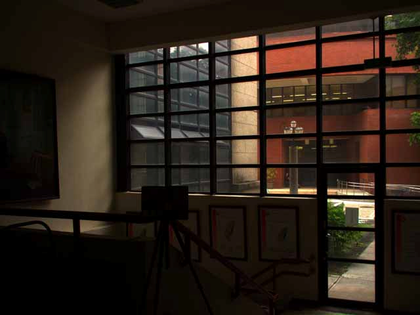
%> input picture win.png, 420 x 315 px, shrunk from 640 x 480 before the run
$ octave clahe.m   (GNU Octave 9; MATLAB toolbox functions it lacks are replaced by stand-ins)
%> lines starting %> are read from the running program, lines starting %| are printed output that depends on the picture

clear;
close all;
clc;

%直方图均衡化

alpha = 0.010;

original = imread('win.png');
%> original is the input picture: size 315x420x3 uint8; mean R, G, B 43.8, 33.2, 24.3
original = rgb2ycbcr(original);
%> original: size 315x420x3 uint8; mean of channels 1, 2, 3 46.4, 122.5, 133.3
original = original(:,:,1);
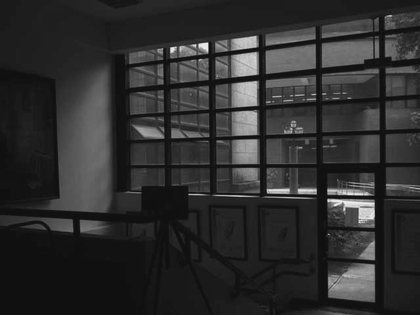
%> original: size 315x420 uint8; min 16, max 235, mean 46.4
figure,imshow(original);
title('original');
[h w] = size(original);
%> h = 315; w = 420

%直方图统计
p = zeros(1,256);
for i = 1:256
   p(i) = sum(sum(original(:) == (i-1)));
end
%> after the loop, p = 256 values, max 12590 at index 17, min 0 at index 1, mean 516.8


% [9 lines of commented-out code are left out]

th = w*h*alpha;
%> th = 1323
hh = p;
%> hh has the same summary as p
index = find(p > th);
%> index = 23 values from 17 to 39
over = sum((p(index)-th));
%> over = 50504
hh(index) = th;
hh = hh + over/length(hh);
%> hh = 256 values, max 1520.3 at index 17, min 197.3 at index 1, mean 516.8
figure,bar(p);
%> after `bar(p)`:
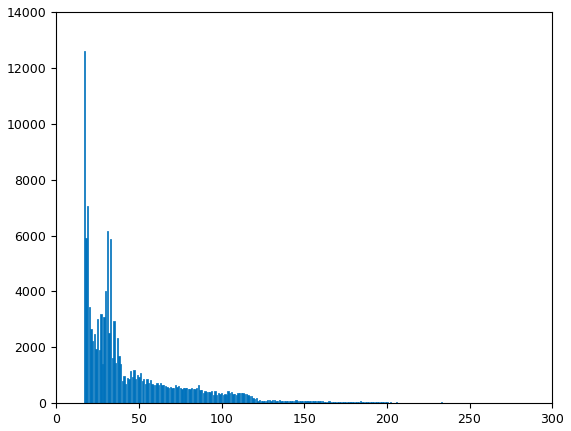
%> figure redrawn from the program's plot data; tallest bar 12590 high, from x = 16.6 to 17.4
figure,bar(hh);
%> after `bar(hh)`:
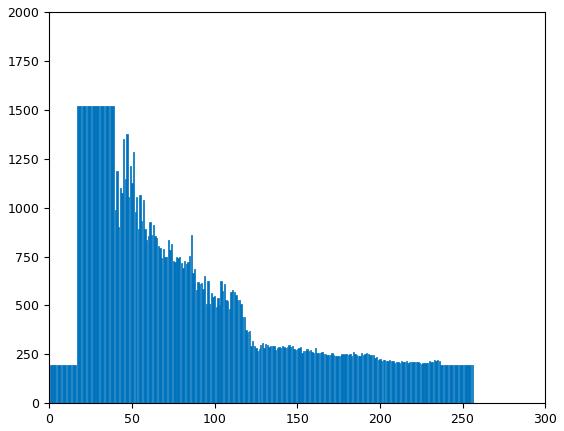
%> figure redrawn from the program's plot data; tallest bar 1520.3 high, from x = 16.6 to 17.4


p = double(p);
p = p./(h*w);
%> p = 256 values, max 0.0952 at index 17, min 0 at index 1, mean 0.00391
figure;
bar(p);hold on;%这里直接bar(p)会导致横坐标与灰度值差1
% axis([0 255 0 0.12]);
title('histogram');
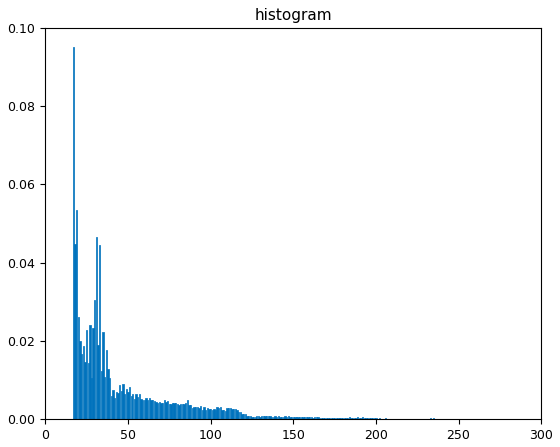
%> figure redrawn from the program's plot data; tallest bar 0.0952 high, from x = 16.6 to 17.4

% 直方图均衡化
s = zeros(1,256);
for i = 1:256
     s(i) = sum(hh(1:i)/(w*h))*255;
end
%> after the loop, s = 256 values from 0.38 to 255
figure,bar(s);
%> after `bar(s)`:
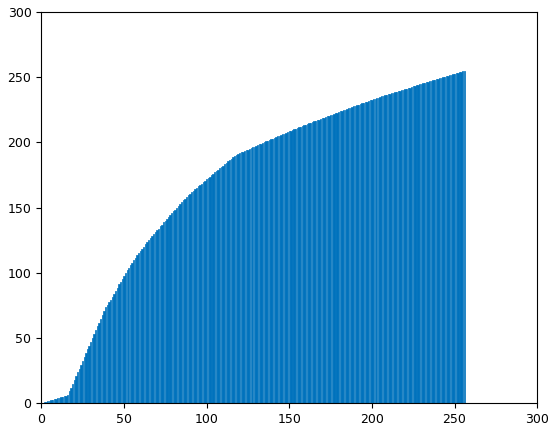
%> figure redrawn from the program's plot data; tallest bar 255 high, from x = 255.6 to 256.4
s = uint8(s);
%> s = 256 values from 0 to 255
for i = 1:h
    for j = 1:w
        original(i,j) = s(original(i,j)+1);
    end
end
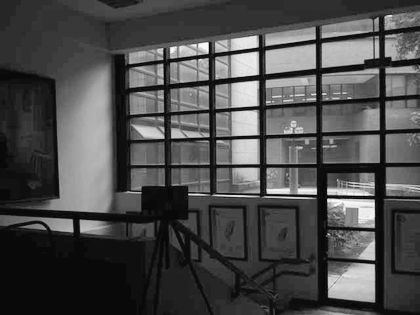
%> original: size 315x420 uint8; min 9, max 247, mean 75.3
figure;
imshow(original);hold on;
title('process');
p = zeros(1,256);
for i = 1:256
   p(i) = sum(sum(original(:) == (i-1)));
end
%> after the loop, p = 256 values, max 12590 at index 10, min 0 at index 1, mean 516.8
p = double(p);
p = p./(h*w);
%> p = 256 values, max 0.0952 at index 10, min 0 at index 1, mean 0.00391
figure,bar(p);
%> after `bar(p)`:
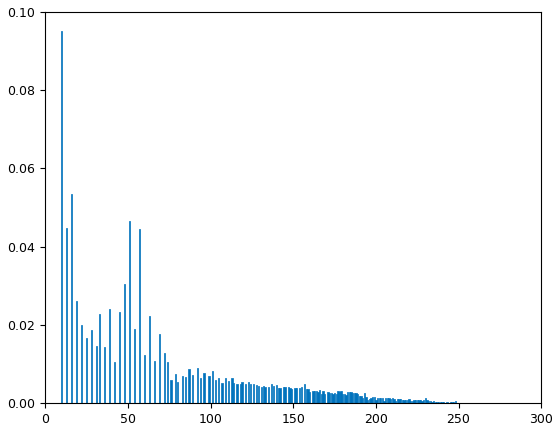
%> figure redrawn from the program's plot data; tallest bar 0.0952 high, from x = 9.6 to 10.4
